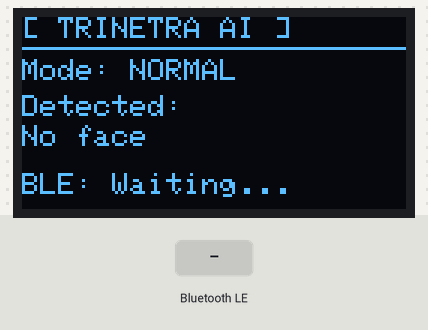
The sketch below on a simulated ESP32. Parts: 128×64 one-colour display. Inputs (shaded band) come from the test bench. WiFi joins after 1.5 s; servers stay silent unless stated; nothing arrives over Bluetooth unless stated; the camera gives no picture; a phone connects over Bluetooth LE 3 s after start; what the sketch prints to the serial monitor is not drawn.

Above: at 1.9 s.
At 5.4 s:
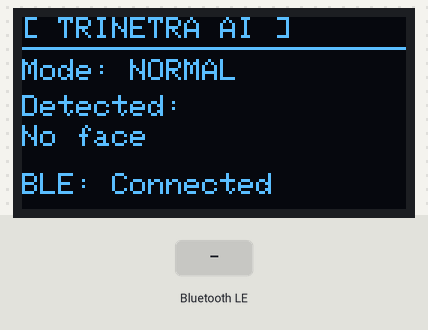
5.5 s: Bluetooth LE write "NIGHT_ON" received
At 6.7 s:
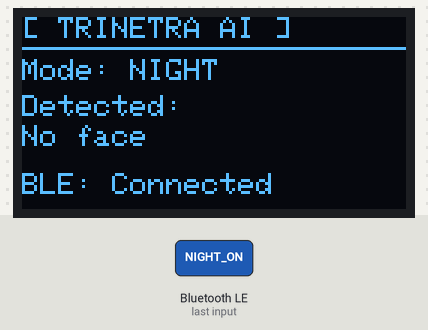
7.0 s: Bluetooth LE write "detection=" received
8.5 s: Bluetooth LE write "mode=" received
Timing chart, 0 to 11.5 s (numbered marks = the images above; inputs shaded):
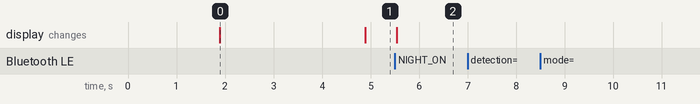

The sketch:

trinetra_esp32cam.ino
```cpp
/*
 * ╔══════════════════════════════════════════════════════════════╗
 * ║                   T R I N E T R A   A I                      ║
 * ║                Smart Helmet — ESP32-CAM Firmware             ║
 * ║                                                              ║
 * ║  Developer : Kritarth Awasthi                                ║
 * ║  Hardware  : AI-Thinker ESP32-CAM + SSD1306 OLED             ║
 * ║  Role      : MJPEG video stream + OLED HUD + BLE server      ║
 * ╚══════════════════════════════════════════════════════════════╝
 *
 *  SYSTEM FLOW:
 *  ESP32-CAM captures frames → streams MJPEG over WiFi HTTP
 *  Python laptop pipeline reads stream → processes (face detect,
 *  night vision, voice) → sends HUD data back via HTTP POST
 *  ESP32 displays HUD data on SSD1306 OLED
 *  Kotlin Android app connects via BLE for remote control
 */

#include "esp_camera.h"
#include <WiFi.h>
#include "esp_http_server.h"
#include <Wire.h>
#include <Adafruit_SSD1306.h>
#include <BLEDevice.h>
#include <BLEServer.h>
#include <BLEUtils.h>
#include <BLE2902.h>
#include "camera_config.h"

//  WiFi Credentials
#define WIFI_SSID     "YOUR_SSID"
#define WIFI_PASSWORD "YOUR_PASSWORD"

// OLED Display
#define OLED_WIDTH    128
#define OLED_HEIGHT    64
#define OLED_RESET     -1
#define OLED_SDA       15   // Adjust to your wiring
#define OLED_SCL       14
Adafruit_SSD1306 display(OLED_WIDTH, OLED_HEIGHT, &Wire, OLED_RESET);

//  BLE UUIDs
#define BLE_SERVICE_UUID        "4fafc201-1fb5-459e-8fcc-c5c9c331914b"
#define BLE_COMMAND_CHAR_UUID   "beb5483e-36e1-4688-b7f5-ea07361b26a8"
#define BLE_STATUS_CHAR_UUID    "beb5483e-36e1-4688-b7f5-ea07361b26a9"

//  Global State
bool        nightModeActive  = false;
bool        bleConnected     = false;
String      lastDetection    = "No face";
String      activeMode       = "NORMAL";
httpd_handle_t camera_httpd  = NULL;

BLECharacteristic* pStatusCharacteristic = nullptr;

// HTTP Stream Handler
#define PART_BOUNDARY "123456789000000000000987654321"
static const char* STREAM_CONTENT_TYPE =
  "multipart/x-mixed-replace;boundary=" PART_BOUNDARY;
static const char* STREAM_BOUNDARY =
  "\r\n--" PART_BOUNDARY "\r\n";
static const char* STREAM_PART =
  "Content-Type: image/jpeg\r\nContent-Length: %u\r\n\r\n";

esp_err_t stream_handler(httpd_req_t *req) {
  camera_fb_t *fb = NULL;
  esp_err_t res   = ESP_OK;
  char part_buf[64];

  res = httpd_resp_set_type(req, STREAM_CONTENT_TYPE);
  if (res != ESP_OK) return res;

  while (true) {
    fb = esp_camera_fb_get();
    if (!fb) {
      Serial.println(F("[CAM] Frame capture failed"));
      res = ESP_FAIL;
      break;
    }

    size_t hlen = snprintf(part_buf, 64, STREAM_PART, fb->len);
    res = httpd_resp_send_chunk(req, STREAM_BOUNDARY, strlen(STREAM_BOUNDARY));
    res = httpd_resp_send_chunk(req, part_buf, hlen);
    res = httpd_resp_send_chunk(req, (const char*)fb->buf, fb->len);

    esp_camera_fb_return(fb);
    if (res != ESP_OK) break;
  }
  return res;
}

//  HUD Update Handler (receives data from Python pipeline)
esp_err_t hud_update_handler(httpd_req_t *req) {
  char buf[256];
  int  ret = httpd_req_recv(req, buf, sizeof(buf) - 1);
  if (ret <= 0) return ESP_FAIL;
  buf[ret] = '\0';

  // Parse simple key=value from Python
  String body = String(buf);
  if (body.indexOf("detection=") != -1) {
    lastDetection = body.substring(body.indexOf("detection=") + 10);
    lastDetection.trim();
  }
  if (body.indexOf("mode=") != -1) {
    activeMode = body.substring(body.indexOf("mode=") + 5);
    activeMode.trim();
    nightModeActive = (activeMode == "NIGHT");
  }

  updateOLED();
  notifyBLE();

  httpd_resp_send(req, "OK", 2);
  return ESP_OK;
}

// Start HTTP Server
void startCameraServer() {
  httpd_config_t config = HTTPD_DEFAULT_CONFIG();
  config.server_port    = 80;

  httpd_uri_t stream_uri = {
    .uri      = "/stream",
    .method   = HTTP_GET,
    .handler  = stream_handler,
    .user_ctx = NULL
  };

  httpd_uri_t hud_uri = {
    .uri      = "/hud",
    .method   = HTTP_POST,
    .handler  = hud_update_handler,
    .user_ctx = NULL
  };

  if (httpd_start(&camera_httpd, &config) == ESP_OK) {
    httpd_register_uri_handler(camera_httpd, &stream_uri);
    httpd_register_uri_handler(camera_httpd, &hud_uri);
    Serial.println(F("[HTTP] Server started............"));
  }
}

//  OLED HUD Display
void updateOLED() {
  display.clearDisplay();
  display.setTextSize(1);
  display.setTextColor(SSD1306_WHITE);

  // Header
  display.setCursor(0, 0);
  display.println(F("[ TRINETRA AI ]"));
  display.drawLine(0, 10, 128, 10, SSD1306_WHITE);

  // Mode
  display.setCursor(0, 14);
  display.print(F("Mode: "));
  display.println(activeMode);

  // Detection result
  display.setCursor(0, 26);
  display.print(F("Detected:"));
  display.setCursor(0, 36);
  display.println(lastDetection.substring(0, 20));  // Truncate for display

  // BLE status
  display.setCursor(0, 52);
  display.print(F("BLE: "));
  display.println(bleConnected ? F("Connected") : F("Waiting..."));

  display.display();
}

//  BLE Callbacks
class TrinetraBLECallbacks : public BLEServerCallbacks {
  void onConnect(BLEServer* pServer) {
    bleConnected = true;
    Serial.println(F("[BLE] App connected............."));
    updateOLED();
  }
  void onDisconnect(BLEServer* pServer) {
    bleConnected = false;
    Serial.println(F("[BLE] App disconnected!!!!!!!!!!!!!"));
    BLEDevice::startAdvertising();
    updateOLED();
  }
};

class CommandCallbacks : public BLECharacteristicCallbacks {
  void onWrite(BLECharacteristic* pChar) {
    String cmd = pChar->getValue().c_str();
    Serial.printf("[BLE] Command: %s\n", cmd.c_str());

    if      (cmd == "NIGHT_ON")  { nightModeActive = true;  activeMode = "NIGHT"; }
    else if (cmd == "NIGHT_OFF") { nightModeActive = false; activeMode = "NORMAL"; }
    else if (cmd == "CAPTURE")   { Serial.println(F("[CMD] Capture triggered")); }

    updateOLED();
  }
};

void notifyBLE() {
  if (bleConnected && pStatusCharacteristic) {
    String status = "mode=" + activeMode + ",det=" + lastDetection;
    pStatusCharacteristic->setValue(status.c_str());
    pStatusCharacteristic->notify();
  }
}

//  BLE Initialisation
void initBLE() {
  BLEDevice::init("Trinetra-AI");
  BLEServer* pServer = BLEDevice::createServer();
  pServer->setCallbacks(new TrinetraBLECallbacks());

  BLEService* pService = pServer->createService(BLE_SERVICE_UUID);

  BLECharacteristic* pCommandChar = pService->createCharacteristic(
    BLE_COMMAND_CHAR_UUID,
    BLECharacteristic::PROPERTY_WRITE
  );
  pCommandChar->setCallbacks(new CommandCallbacks());

  pStatusCharacteristic = pService->createCharacteristic(
    BLE_STATUS_CHAR_UUID,
    BLECharacteristic::PROPERTY_NOTIFY
  );
  pStatusCharacteristic->addDescriptor(new BLE2902());

  pService->start();
  BLEAdvertising* pAdvertising = BLEDevice::getAdvertising();
  pAdvertising->addServiceUUID(BLE_SERVICE_UUID);
  pAdvertising->start();
  Serial.println(F("[BLE] Advertising as 'Trinetra-AI'"));
}


void setup() {
  Serial.begin(115200);
  Serial.println(F("\n[TRINETRA] Booting..."));

  // OLED init
  Wire.begin(OLED_SDA, OLED_SCL);
  if (!display.begin(SSD1306_SWITCHCAPVCC, 0x3C)) {
    Serial.println(F("[OLED] Init failed"));
  } else {
    display.clearDisplay();
    display.setTextSize(1);
    display.setTextColor(SSD1306_WHITE);
    display.setCursor(20, 28);
    display.println(F("TRINETRA BOOTING"));
    display.display();
  }

  // Camera init
  camera_config_t config;
  configureCameraHardware(config);  // from camera_config.h
  esp_err_t err = esp_camera_init(&config);
  if (err != ESP_OK) {
    Serial.printf("[CAM] Init failed: 0x%x\n", err);
    return;
  }
  Serial.println(F("[CAM] Ready"));

  // WiFi connect
  WiFi.begin(WIFI_SSID, WIFI_PASSWORD);
  Serial.print(F("[WiFi] Connecting"));
  while (WiFi.status() != WL_CONNECTED) {
    delay(500);
    Serial.print(".");
  }
  Serial.printf("\n[WiFi] Connected: http://%s/stream\n",
                WiFi.localIP().toString().c_str());

  startCameraServer();
  initBLE();
  updateOLED();

  Serial.println(F("[TRINETRA] Boot complete"));
}

void loop() {
  delay(10);  // HTTP server runs on FreeRTOS task — loop stays clear
}
```

camera_config.h
```cpp
/*
 * camera_config.h — AI-Thinker ESP32-CAM Pin Configuration
 * Standard pinout for the AI-Thinker ESP32-CAM module.
 */

#pragma once
#include "esp_camera.h"

void configureCameraHardware(camera_config_t &config) {
  config.ledc_channel = LEDC_CHANNEL_0;
  config.ledc_timer   = LEDC_TIMER_0;
  config.pin_d0       = 5;
  config.pin_d1       = 18;
  config.pin_d2       = 19;
  config.pin_d3       = 21;
  config.pin_d4       = 36;
  config.pin_d5       = 39;
  config.pin_d6       = 34;
  config.pin_d7       = 35;
  config.pin_xclk     = 0;
  config.pin_pclk     = 22;
  config.pin_vsync    = 25;
  config.pin_href     = 23;
  config.pin_sscb_sda = 26;
  config.pin_sscb_scl = 27;
  config.pin_pwdn     = 32;
  config.pin_reset    = -1;
  config.xclk_freq_hz = 20000000;
  config.pixel_format = PIXFORMAT_JPEG;

  // Quality settings — lower res for faster streaming
  if (psramFound()) {
    config.frame_size   = FRAMESIZE_VGA;   // 640x480
    config.jpeg_quality = 10;
    config.fb_count     = 2;
  } else {
    config.frame_size   = FRAMESIZE_QVGA;  // 320x240
    config.jpeg_quality = 12;
    config.fb_count     = 1;
  }
}
```

Measured:
- after the input at 5.5 s, the display: changes at once (image 2)
- after the input at 7.0 s, every drawn part: stays the same
- after the input at 8.5 s, every drawn part: stays the same
- what the display in image 0 shows lasts 3.0 s, from 1.9 s to 4.9 s
